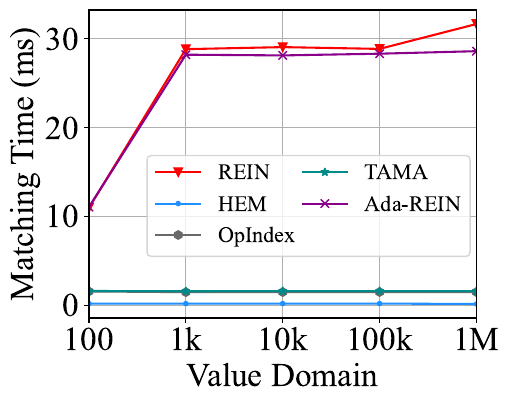

Write the Python code that produced this figure.
import matplotlib
import matplotlib.pyplot as plt
import numpy as np
from matplotlib import rc
from matplotlib.pyplot import MultipleLocator

rc('mathtext', default='regular')

plt.rcParams['axes.unicode_minus'] = False
plt.rcParams['font.family'] = ['Times New Roman']  #
Name = ["REIN", "HEM", "Simple", "TAMA", "Ada-REIN", "OpIndex", "PS-Tree"]
x = [0, 1, 2, 3, 4]
x_label = ['100', '1k', '10k', '100k', '1M']

HEM0 = [8.432855, 8.136829, 8.210980, 8.102541, 8.385901]
HEM5_RAG = [0.186224, 0.175863, 0.180904, 0.185770, 0.136743]
HEM5_VAG = [0.401715, 0.396702, 0.407294, 0.398994, 0.359286]
Simple = [7.737238, 7.468173, 7.463276, 7.536389, 9.393921]
Rein = [31.661535, 28.859180, 29.058861, 28.830728, 10.970821]
AdaRein_ORI = [28.601099, 28.318395, 28.123900, 28.205075, 11.054627]
HEM5_avxOR = [12.654341, 11.839945, 11.877288, 11.838674, 12.361595]
HEM5 = [9.054133, 8.235714, 8.903678, 8.192088, 8.561228]
Tama = [1.577300, 1.592117, 1.586025, 1.572749, 1.601439]
OpIndex2 = [1.474626, 1.483398, 1.477513, 1.470170, 1.553462]
PSTree = [0.859636, 1.142911, 2.035849, 2.365542, 2.632586]

Rein.reverse()
Simple.reverse()
AdaRein_ORI.reverse()
HEM5.reverse()
HEM5_RAG.reverse()
Tama.reverse()
OpIndex2.reverse()
PSTree.reverse()

lsize = 24
fig = plt.figure(figsize=(5, 4))
ax = fig.add_subplot(111)
ax.set_xlabel('Value Domain', fontsize=lsize)
ax.set_ylabel('Matching Time (ms)', fontsize=lsize)
# plt.xticks(range(0,10))
ax.plot(x, Rein, marker='v', color='r', label=Name[0])
ax.plot(x, HEM5_RAG, marker='.', color='DODGERBLUE', label=Name[1])
# ax.plot(x, Simple, marker='D', color='deepskyblue', label=Name[2]) #
ax.plot(x, OpIndex2, marker='h', color='DimGray', label=Name[5])  #   slategray
ax.plot(x, Tama, marker='*', color='DarkCyan', label=Name[3])
ax.plot(x, AdaRein_ORI, marker='x', color='DarkMagenta', label=Name[4])
# ax.plot(x, PSTree, marker='1', color='DarkOrange', label=Name[6])  #

ax.legend(fontsize=16, loc=(0.6 / 4, 0.8 / 4), ncol=2,
          columnspacing=0.3)  #fontsize=10
ax.grid()
ax.set_xlim(0, 4)
ax.set_xticks(x)
ax.set_xticklabels(x_label)

# ax.set_yscale("log")
# ax.set_yticks([0,2,8,32,128,256])
# ax.set_yticklabels(['-1', '0', '1'])
ax.set_zorder(0)
plt.tick_params(labelsize=24)
gcf = plt.gcf()
plt.show()
gcf.savefig('./exp12_valDom.pdf', format='pdf', bbox_inches='tight')
